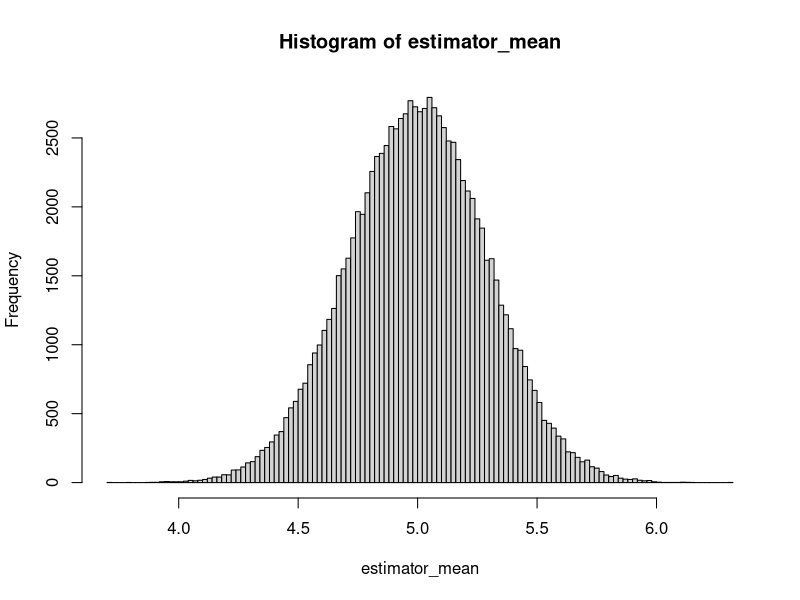
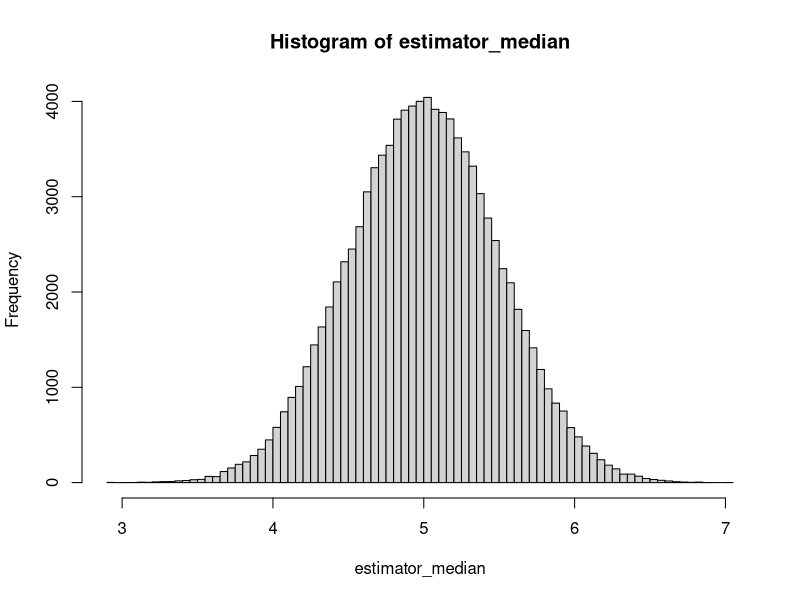

These charts were generated, in order, by the following R code:
## ---- chunk 1
# Preliminaries
rm(list = ls())
getwd()
## ---- chunk 2
# Manufacturer most likely to accept unacceptable shipment when unacceptable shipment has least (6) defective parts
cat("K - Probability of mistake\n")
for (k in 1:94) {
  # Probability of accepting unacceptable shipment = (94 choose k) / (100 choose k)
  p_mistake <- factorial(100-k) / (95*96*97*98*99*100*factorial(94-k))
  cat(k, p_mistake, "\n")
  if (p_mistake < 0.1) break # smallest K possible
}
## ---- chunk 3
# Similar to the previous case. Only probability of accepting unacceptable shipment has 1 more contributing factor associated with having 1 defective part in the sample
cat("K - Probability of mistake\n")
for (k in 1:94) {
  # Probability of accepting unacceptable shipment when 0 defective parts found in sample = (94 choose k) / (100 choose k)
  p_mistake0 <- factorial(100-k) / (95*96*97*98*99*100*factorial(94-k))
  
  # Probability of accepting unacceptable shipment when 1 defective part found in sample = (6 choose 1) * (94 choose (k-1)) / (100 choose k)
  p_mistake1 <- 6 * k * factorial(100-k) / (95*96*97*98*99*100*factorial(95-k))
  
  # Total probability of accepting unacceptable shipment
  p_mistake <- p_mistake0 + p_mistake1
  cat(k, p_mistake, "\n")
  
  if (p_mistake < 0.1) break # smallest K possible
}
## ---- chunk 4
possible_means <- c(6, 7, 8, 9) # trials of mean/lamda
cat("Mean - Probability of at least 2 chocolate chips - Satisfied\n")
for (lamda in possible_means) {
  # Probability of at least 2 chocolate chips (sum of Poisson-PMF for k = 2, 3, 4 ...)
  p_2chocolate <- ppois(1, lamda, lower.tail = FALSE)
  if (p_2chocolate > 0.99) {
    cat(lamda, p_2chocolate, "OK\n")
  }
  else {
    cat(lamda, p_2chocolate, "X\n")
  }
}
## ---- chunk 5
2.5
## ---- chunk 6
4 * 5^2  / (12*100)
## ---- chunk 7
real_theta <- 5
sample_size <- 100
number_simulations <- 100000

# Simulated samples, each in a row
simulations1 <- matrix(runif(sample_size*number_simulations, max = real_theta), nrow = number_simulations)

# Mean estimates, median estimates
estimator_mean <- 2*apply(simulations1, 1, mean)
estimator_median <- 2*apply(simulations1, 1, median)

# Mean estimate histogram, median estimate histogram
p1 <- hist(estimator_mean, breaks = 100)
p2 <- hist(estimator_median, breaks = 100)
range <- range(p1$mids, p2$mids) # min and max values of midpoints of bars
p1$counts = p1$density # for plotting in 'density', instead of 'counts'
p2$counts = p2$density # for plotting in 'density', instead of 'counts'

# Plot 2 histograms together
pdf("histogram1.pdf")
plot(p1, col=rgb(1,0,0,1/4), xlim = range, xlab = "values", ylab = "density")
plot( p2, col=rgb(0,0,1,1/4), add = TRUE)
legend("topright",
       legend = c("estimator_mean", "estimator_median"), 
       col =  c(rgb(1,0,0,1/4), rgb(0,0,1,1/4)),
       lty = c(1, 1),
       lwd = c(2, 2)) # Add legend
dev.off()
